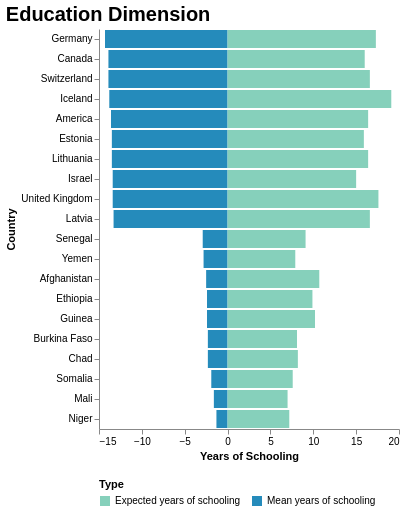

Vega-Lite specification for this chart:
### Vega-Lite specification from a JSON file in a GitHub repository (floating-point values rounded to 4 significant figures)
{"$schema": "https://vega.github.io/schema/vega-lite/v5.json", "title": {"text": "Education Dimension", "fontSize": 20}, "width": 245, "height": 100, "data": {"values": [{"Country": "Germany", "Mean years of schooling": 14.3, "Expected years of schooling": 17.3}, {"Country": "Canada", "Mean years of schooling": 13.9, "Expected years of schooling": 16}, {"Country": "Switzerland", "Mean years of schooling": 13.9, "Expected years of schooling": 16.6}, {"Country": "Iceland", "Mean years of schooling": 13.8, "Expected years of schooling": 19.1}, {"Country": "America", "Mean years of schooling": 13.6, "Expected years of schooling": 16.4}, {"Country": "Estonia", "Mean years of schooling": 13.5, "Expected years of schooling": 15.9}, {"Country": "Lithuania", "Mean years of schooling": 13.5, "Expected years of schooling": 16.4}, {"Country": "Israel", "Mean years of schooling": 13.4, "Expected years of schooling": 15}, {"Country": "United Kingdom", "Mean years of schooling": 13.4, "Expected years of schooling": 17.6}, {"Country": "Latvia", "Mean years of schooling": 13.3, "Expected years of schooling": 16.6}, {"Country": "Senegal", "Mean years of schooling": 2.9, "Expected years of schooling": 9.1}, {"Country": "Yemen", "Mean years of schooling": 2.8, "Expected years of schooling": 7.9}, {"Country": "Afghanistan", "Mean years of schooling": 2.5, "Expected years of schooling": 10.7}, {"Country": "Ethiopia", "Mean years of schooling": 2.4, "Expected years of schooling": 9.9}, {"Country": "Guinea", "Mean years of schooling": 2.4, "Expected years of schooling": 10.2}, {"Country": "Burkina Faso", "Mean years of schooling": 2.3, "Expected years of schooling": 8.1}, {"Country": "Chad", "Mean years of schooling": 2.3, "Expected years of schooling": 8.2}, {"Country": "Somalia", "Mean years of schooling": 1.9, "Expected years of schooling": 7.6}, {"Country": "Mali", "Mean years of schooling": 1.6, "Expected years of schooling": 7}, {"Country": "Niger", "Mean years of schooling": 1.3, "Expected years of schooling": 7.2}]}, "transform": [{"fold": ["Mean years of schooling", "Expected years of schooling"], "as": ["Type", "Years"]}, {"calculate": "datum.Type === 'Mean years of schooling' ? -datum.Years : datum.Years", "as": "AdjustedYears"}], "spacing": 0, "hconcat": [{"mark": "bar", "encoding": {"y": {"field": "Country", "type": "nominal", "sort": "-decreasing", "axis": {"title": "Country"}}, "x": {"field": "AdjustedYears", "type": "quantitative", "title": "Years of Schooling", "axis": {"format": "s"}}, "color": {"field": "Type", "scale": {"scheme": "yellowgreenblue"}, "legend": {"title": "Type", "orient": "bottom"}}}}], "config": {"view": {"stroke": null}, "axis": {"grid": false}}}
